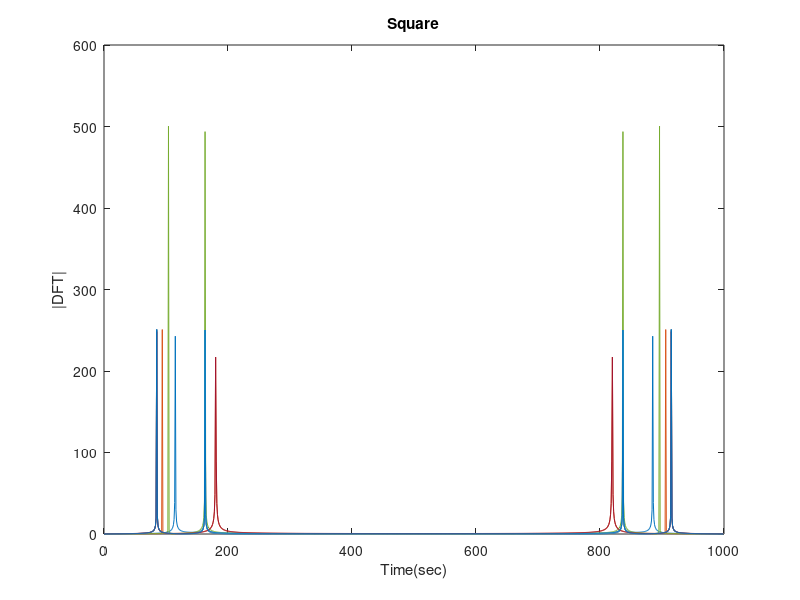

Here is the MATLAB script that generated this plot:
% ------------------------ A --------------------------------
Fs = 8192;
n = 0:999;

d0 = sin(0.7217*n) + sin(1.0247*n);
d0 = d0/max(d0(:));
d1 = sin(0.5346*n) + sin(0.9273*n);
d1 = d1/max(d1(:));
d2 = sin(0.5346*n) + sin(1.0247*n);
d2 = d2/max(d2(:));
d3 = sin(0.5346*n) + sin(1.1328*n);
d3 = d3/max(d3(:));
d4 = sin(0.5906*n) + sin(0.9273*n);
d4 = d4/max(d4(:));
d5 = sin(0.5906*n) + sin(1.0247*n);
d5 = d5/max(d5(:));
d6 = sin(0.5906*n) + sin(1.1328*n);
d6 = d6/max(d6(:));
d7 = sin(0.6535*n) + sin(0.9273*n);
d7 = d7/max(d0(:));
d8 = sin(0.6535*n) + sin(1.0247*n);
d0 = d0/max(d0(:));
d9 = sin(0.6535*n) + sin(1.1328*n);
d0 = d0/max(d0(:));


% Start ---> ------------------------ C --------------------------------
maliganis = [0 3 1 1 4 6 8 1];
gkouskos = [0 3 1 1 3 5 5 1];
AMs = [0 6 2 2 8 2 3 2];

signalOfAm = [d0; d6; d2; d2; d8; d2; d3; d2];

signalOfAm = signalOfAm'; 

dftOfSignal = abs(fft(signalOfAm)); 

plot(n,dftOfSignal); 
title('Square');
xlabel('Time(sec)'), ylabel('|DFT|')